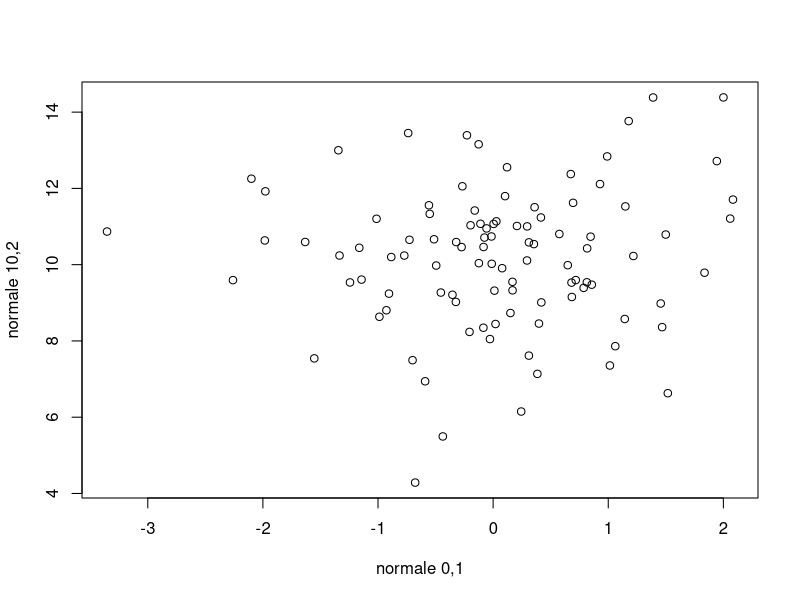
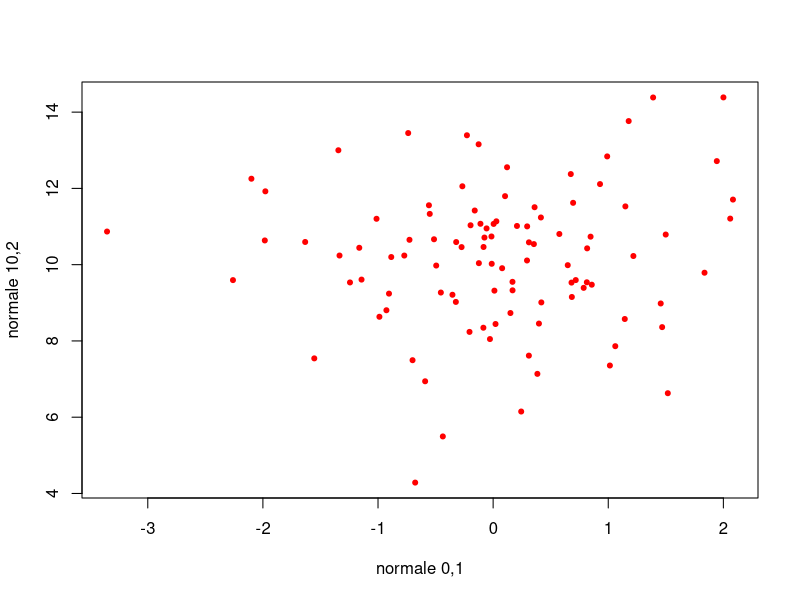
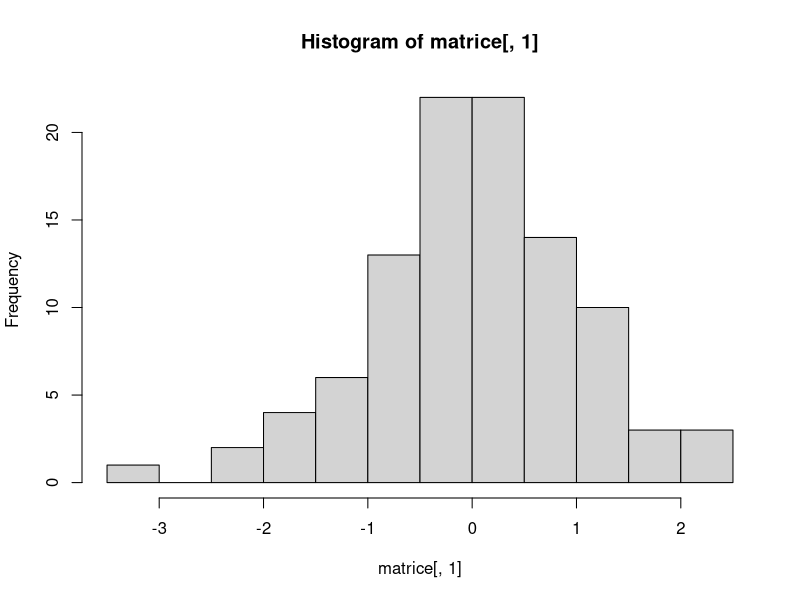
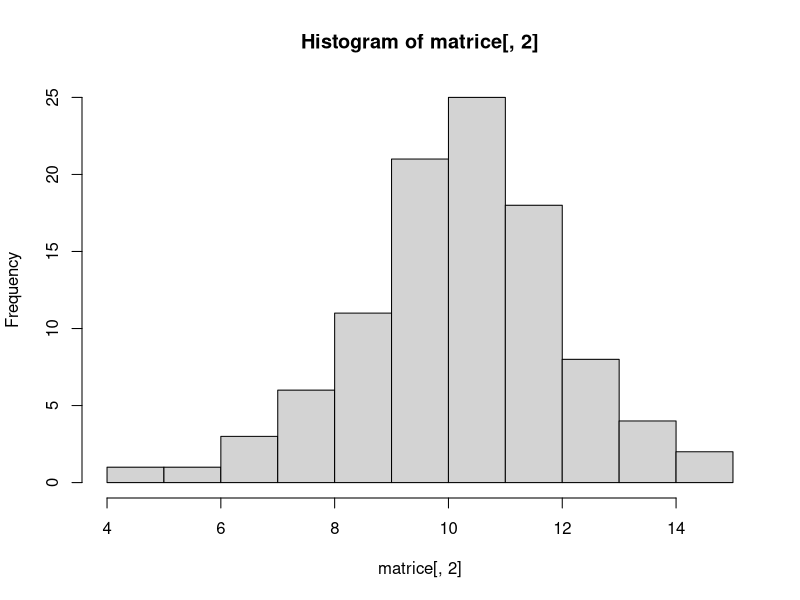

Generate these figures, in order, with R:
x<-1:100
matrice<-matrix(0,100,3)
matrice[,1]<-rnorm(100,0,1)
matrice[,2]<-rnorm(100,10,2)
plot(matrice[,1],matrice[,2],xlab="normale 0,1",ylab="normale 10,2")
plot(matrice[,1],matrice[,2],xlab="normale 0,1",ylab="normale 10,2",pch=20,col="red")
hist(matrice[,1],nclass=10)
hist(matrice[,2],nclass=10)


x1<-rnorm(100,20,1)
x2<-rnorm(100,0,20)
x3<-rnorm(100,2,0.5)
matrice2<-cbind(x1,x2,x3) 
matrice2<-data.frame(matrice2)
colnames(matrice2)
matrice2$nomi<-paste("nome",1:100,sep="")